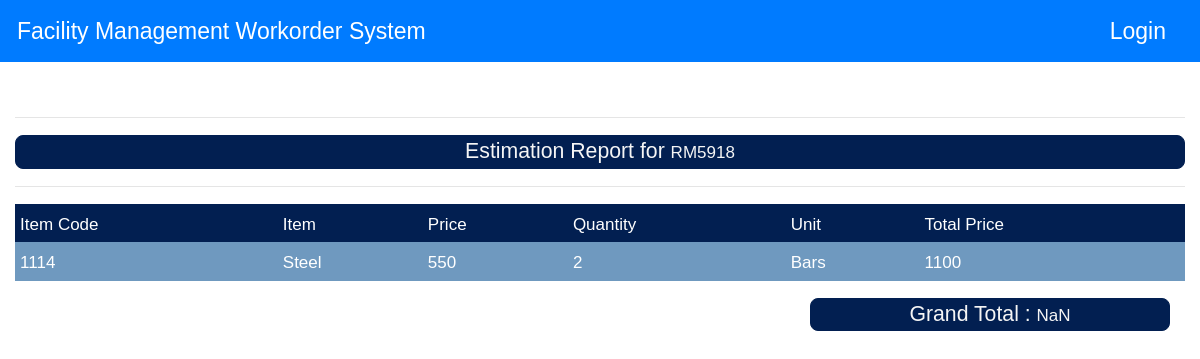
The app's page /initial/RM5918/estimation_report/ with its own data.
### reqtracker/models.py (models this page shows, shortened)
class MainRequest(models.Model):
    def create_request_no():
        z = 'RM'+''.join(sample("0123456789", 4))
        return z
    user = CurrentUserField()
    Request_Number = models.CharField(default=create_request_no(), unique=True, max_length=100)
    Maintenance = models.CharField(default='Corrective Maintenance', max_length=100)
    Maintenance_Type = models.CharField(choices=TYPE_MAIN, max_length=200)
    Nature_Civil = models.CharField(choices=NATURE_CIVIL, max_length=200,  null=True, blank=True)
    Nature_MEP = models.CharField(choices=NATURE_MEP, max_length=200, null=True, blank=True)
    Type_Nature = models.CharField(choices=TYPE, max_length=200)
    Zone = models.CharField(max_length=200)
    Flat = models.CharField(max_length=200)
    Building = models.CharField(max_length=200)
    Floor = models.CharField(max_length=200)
    Complaint_Details = models.TextField(max_length=200)
    date_created = models.DateTimeField(default=datetime.datetime.today(),editable=False)
    status = models.CharField(choices=STATUS,default='Pending', max_length=20)
    expected_date_n = models.DateTimeField(default=datetime.datetime.today() + datetime.timedelta(days=10),editable=False)
    expected_date_u = models.DateTimeField(default=datetime.datetime.today() + datetime.timedelta(days=1),editable=False)
    expected_date_i = models.DateTimeField(default=datetime.datetime.today() + datetime.timedelta(days=3),editable=False)
    expected_date_o = models.DateTimeField(default=datetime.datetime.today() + datetime.timedelta(days=10),editable=False)
    def __str__(self):
        return self.Request_Number

class Completion(models.Model):
    mr = models.ForeignKey(MainRequest, to_field='Request_Number', on_delete=models.CASCADE,blank=True,null=True)
    user = CurrentUserField()
    tech_name = models.CharField(max_length=30)
    date_created = models.DateTimeField(default=datetime.datetime.today(),editable=False)
    item = models.ForeignKey(Item, on_delete=models.CASCADE)
    quantity = models.IntegerField()
    unit = models.CharField(max_length=15)
    work_details = models.TextField(max_length=200)
    @property
    def total_price(self):
        tp = self.quantity * self.item.price
        return tp

class Item(models.Model):
    item_code = models.IntegerField()
    item = models.CharField(choices=ITEMS,max_length=200)
    price = models.IntegerField()
    def __str__(self):
        return self.item

### reqtracker/views.py (the view)
# urls.py: path('initial/<str:r>/estimation_report/',views.view_estimation,name='estimation_report'),
def view_estimation(request,r):
    form = CompletionForm
    reque = MainRequest.objects.filter(Request_Number=r)
    req = Completion.objects.filter(mr=r)
    if request.method == 'POST':
        form = CompletionForm(request.POST)
        if form.is_valid():
            form.save()
            form.clean()
    context = {'form':form,'req':req,'reque':reque}
    return render(request,"reqtracker/estimation_report.html",context)

### reqtracker/templates/reqtracker/estimation_report.html (shortened to what this page needs)
{% extends 'reqtracker/dashboard.html' %}
{% load static %}
{% load crispy_forms_tags %}
{% block content %}
<div class="row" style="margin-right: 0px; margin-left: 0px;margin-top:60px; padding: 40px 0px 25px 0px">
{% if req.count > 0 %}
  <div class="col-md-12">
      {% for j in reque %}
      <hr>
      <h5>
        Estimation Report for <span id='rq'>{{j.Request_Number}}</span>
      </h5>
      <hr>
      {% endfor %}
      <table class="table table-sm">
        <tr id='headings'>
          <th>Item Code</th>
          <th>Item</th>
          <th>Price</th>
          <th>Quantity</th>
          <th>Unit</th>
          <th>Total Price</th>
        </tr>
        {% for i in req %}
        <tr id='values'>
          <td>{{i.item.item_code}}</td>
          <td>{{i.item.item}}</td>
          <td>{{i.item.price}}</td>
          <td>{{i.quantity}}</td>
          <td>{{i.unit}}</td>
          <td class="price">{{i.total_price}}</td>
        </tr>
        {% endfor %}
      </table>
      <div class="row" style="margin-right: 0px; margin-left: 0px">
        <div class="col-md-8"></div>
        <div class="col-md-4">
          <h5>Grand Total : <span id="p"></span></h5>
        </div>
      </div>
  </div>
</div>
{% endif %}
{% endblock %}

### reqtracker/static/reqtracker/css/style.css (style rules this page uses)
body { width: 100%; height: 100%; }
* { font-family: "Gill Sans", "Gill Sans MT", Calibri, sans-serif !important; }
body { background: #1F3B4D; }
tr { background-color:#00022E; color: white; }

### reqtracker/templates/reqtracker/dashboard.html (style rules this page uses)
* { font-family: Candara, Calibri, Segoe, "Segoe UI", Optima, Arial, sans-serif; font-weight: 500; font-variant: normal; font-size: 17px; }
body { background: white; }
#headings { background-color: #021f51; color: white; }
#values { background-color:#6f99bf; color: white; }
h5 { background-color:#021f51;color:whitesmoke;text-align:center;border: 1px solid #021f51; border-radius: 8px; padding-top: 3px; padding-bottom: 3px; }
.table td, .table th { border-top: 0px !important; padding-top: 8px; }

### records on screen
MainRequest: Request_Number "RM5918"
Completion: item.item_code "1114", item.item "Steel", item.price "550", quantity "2", unit "Bars", total_price "1100"
